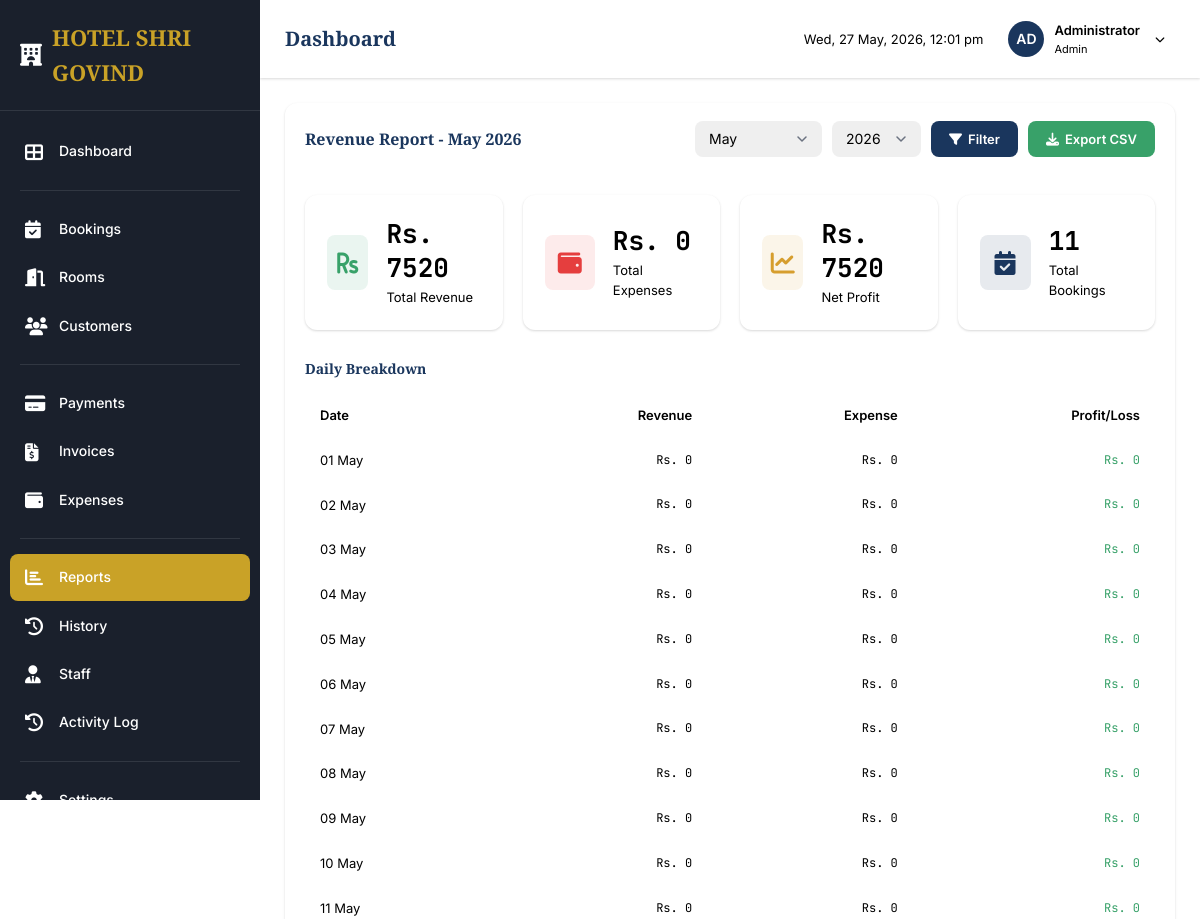
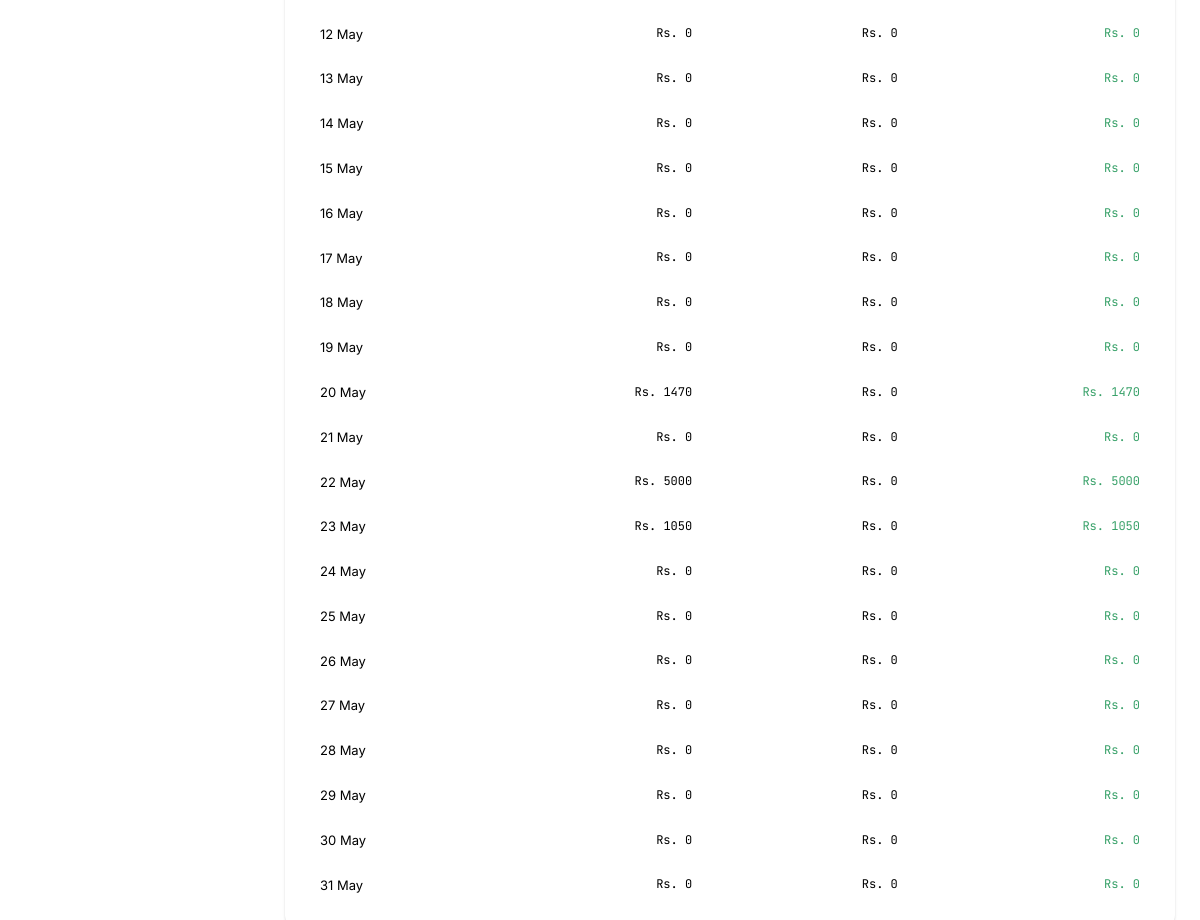
Page /reports/revenue (signed in) on the committed database (2 pictures, top to bottom).
### app.py (models this page shows, shortened)
class Settings(db.Model):
    __tablename__ = 'settings'
    id = db.Column(db.Integer, primary_key=True)
    key = db.Column(db.String(50), unique=True, nullable=False)
    value = db.Column(db.Text)
    @staticmethod
    def get(key, default=None):
        setting = Settings.query.filter_by(key=key).first()
        return setting.value if setting else default

class Staff(db.Model, UserMixin):
    __tablename__ = 'staff'
    id = db.Column(db.Integer, primary_key=True)
    username = db.Column(db.String(50), unique=True, nullable=False)
    password_hash = db.Column(db.String(255), nullable=False)
    name = db.Column(db.String(100), nullable=False)
    role = db.Column(db.String(20), nullable=False, default='receptionist')
    is_active = db.Column(db.Boolean, default=True)
    created_at = db.Column(db.DateTime, default=datetime.utcnow)
    last_login = db.Column(db.DateTime)
    def is_admin(self):
        return self.role == 'admin'

### app.py (the view)
@app.route('/reports/revenue')
@login_required
def revenue_report():
    month = int(request.args.get('month', datetime.now().month))
    year = int(request.args.get('year', datetime.now().year))
    start_date = datetime(year, month, 1)
    if month == 12:
        end_date = datetime(year + 1, 1, 1)
    else:
        end_date = datetime(year, month + 1, 1)
    revenue = db.session.query(db.func.sum(Payment.amount)).filter(
        Payment.created_at >= start_date,
        Payment.created_at < end_date,
        Payment.payment_status == 'completed'
    ).scalar() or 0
    expenses_total = db.session.query(db.func.sum(Expense.amount)).filter(
        Expense.expense_date >= start_date.date(),
        Expense.expense_date < end_date.date()
    ).scalar() or 0
    bookings_count = Booking.query.filter(
        Booking.created_at >= start_date,
        Booking.created_at < end_date
    ).count()
    profit = float(revenue) - float(expenses_total)
    daily_data = []
    for day in range(1, 32):
        try:
            current_date = datetime(year, month, day)
        except ValueError:
            break
        day_revenue = db.session.query(db.func.sum(Payment.amount)).filter(
            db.extract('year', Payment.created_at) == year,
            db.extract('month', Payment.created_at) == month,
            db.extract('day', Payment.created_at) == day,
            Payment.payment_status == 'completed'
        ).scalar() or 0
        day_expense = db.session.query(db.func.sum(Expense.amount)).filter(
            db.extract('year', Expense.expense_date) == year,
            db.extract('month', Expense.expense_date) == month,
            db.extract('day', Expense.expense_date) == day
        ).scalar() or 0
        daily_data.append({
            'date': current_date.strftime('%d %b'),
            'revenue': float(day_revenue),
            'expense': float(day_expense),
            'profit': float(day_revenue) - float(day_expense)
        })
    return render_template('revenue_report.html',
                         revenue=float(revenue),
                         expenses=float(expenses_total),
                         profit=profit,
                         bookings_count=bookings_count,
                         daily_data=daily_data,
                         month=month,
                         year=year)

### app.py (called while the page is built)
@app.template_filter('month_name')
def month_name_filter(month):
    from datetime import datetime
    return datetime(2000, month, 1).strftime('%B')

@login_manager.user_loader
def load_user(user_id):
    return db.session.get(Staff, int(user_id))

### templates/revenue_report.html (shortened to what this page needs)
{% extends "base.html" %}
{% block content %}
<div class="card">
    <div class="card-header">
        <h3 class="card-title">Revenue Report - {{ month|month_name }} {{ year }}</h3>
        <div style="display: flex; gap: 10px;">
            <form method="GET" style="display: flex; gap: 10px;">
                <select name="month" class="form-control form-select" style="width: auto;">
                    {% for m in range(1, 13) %}
                    <option value="{{ m }}" {% if m == month %}selected{% endif %}>{{ m|month_name }}</option>
                    {% endfor %}
                </select>
                <select name="year" class="form-control form-select" style="width: auto;">
                    {% for y in range(year-2, year+1) %}
                    <option value="{{ y }}" {% if y == year %}selected{% endif %}>{{ y }}</option>
                    {% endfor %}
                </select>
                <button type="submit" class="btn btn-primary">
                    <i class="fas fa-filter"></i> Filter
                </button>
            </form>
            <button onclick="exportReport('revenue', {{ month }}, {{ year }})" class="btn btn-success">
                <i class="fas fa-download"></i> Export CSV
            </button>
        </div>
    </div>
    <div class="card-body">
        <div class="stats-grid" style="grid-template-columns: repeat(4, 1fr); margin-bottom: 30px;">
            <div class="stat-card">
                <div class="stat-icon success">
                    <i class="fas fa-rupee-sign"></i>
                </div>
                <div class="stat-content">
                    <h3>Rs. {{ revenue|int }}</h3>
                    <p>Total Revenue</p>
                </div>
            </div>
            <div class="stat-card">
                <div class="stat-icon danger">
                    <i class="fas fa-wallet"></i>
                </div>
                <div class="stat-content">
                    <h3>Rs. {{ expenses|int }}</h3>
                    <p>Total Expenses</p>
                </div>
            </div>
            <div class="stat-card">
                <div class="stat-icon warning">
                    <i class="fas fa-chart-line"></i>
                </div>
                <div class="stat-content">
                    <h3>Rs. {{ profit|int }}</h3>
                    <p>Net Profit</p>
                </div>
            </div>
            <div class="stat-card">
                <div class="stat-icon primary">
                    <i class="fas fa-calendar-check"></i>
                </div>
                <div class="stat-content">
                    <h3>{{ bookings_count }}</h3>
                    <p>Total Bookings</p>
                </div>
            </div>
        </div>
        <h4 style="margin-bottom: 15px;">Daily Breakdown</h4>
        <div class="table-wrapper">
            <table class="data-table">
                <thead>
                    <tr>
                        <th>Date</th>
                        <th style="text-align: right;">Revenue</th>
                        <th style="text-align: right;">Expense</th>
                        <th style="text-align: right;">Profit/Loss</th>
                    </tr>
                </thead>
                <tbody>
                    {% for day in daily_data %}
                    <tr>
                        <td>{{ day.date }}</td>
                        <td style="text-align: right;" class="text-mono">Rs. {{ day.revenue|int }}</td>
                        <td style="text-align: right;" class="text-mono">Rs. {{ day.expense|int }}</td>
                        <td style="text-align: right;" class="text-mono">
                            <span style="color: {% if day.profit >= 0 %}var(--success){% else %}var(--danger){% endif %};">
                                Rs. {{ day.profit|int }}
                            </span>
                        </td>
                    </tr>
                    {% endfor %}
                </tbody>
            </table>
        </div>
    </div>
</div>
{% endblock %}

### templates/partials/sidebar.html (shortened to what this page needs)
<nav class="sidebar">
    <div class="sidebar-header">
        <a href="{{ url_for('dashboard') }}" class="sidebar-logo">
            <i class="fas fa-hotel"></i>
            <span>{{ hotel.name|default('HOTEL SHRI GOVIND') }}</span>
        </a>
    </div>
    <div class="sidebar-nav">
        <div class="nav-item">
            <a href="{{ url_for('dashboard') }}" class="nav-link {% if request.endpoint == 'dashboard' %}active{% endif %}">
                <i class="fas fa-th-large"></i>
                Dashboard
            </a>
        </div>
        <div class="nav-divider"></div>
        <div class="nav-item">
            <a href="{{ url_for('bookings') }}" class="nav-link {% if 'booking' in request.endpoint %}active{% endif %}">
                <i class="fas fa-calendar-check"></i>
                Bookings
            </a>
        </div>
        <div class="nav-item">
            <a href="{{ url_for('rooms') }}" class="nav-link {% if request.endpoint == 'rooms' or 'room' in request.endpoint %}active{% endif %}">
                <i class="fas fa-door-open"></i>
                Rooms
            </a>
        </div>
        <div class="nav-item">
            <a href="{{ url_for('customers') }}" class="nav-link {% if 'customer' in request.endpoint %}active{% endif %}">
                <i class="fas fa-users"></i>
                Customers
            </a>
        </div>
        <div class="nav-divider"></div>
        <div class="nav-item">
            <a href="{{ url_for('payments') }}" class="nav-link {% if request.endpoint == 'payments' %}active{% endif %}">
                <i class="fas fa-credit-card"></i>
                Payments
            </a>
        </div>
        <div class="nav-item">
            <a href="{{ url_for('invoices') }}" class="nav-link {% if 'invoice' in request.endpoint %}active{% endif %}">
                <i class="fas fa-file-invoice-dollar"></i>
                Invoices
            </a>
        </div>
        <div class="nav-item">
            <a href="{{ url_for('expenses') }}" class="nav-link {% if request.endpoint == 'expenses' %}active{% endif %}">
                <i class="fas fa-wallet"></i>
                Expenses
            </a>
        </div>
        <div class="nav-divider"></div>
        <div class="nav-item">
            <a href="{{ url_for('reports') }}" class="nav-link {% if request.endpoint == 'reports' or 'report' in request.endpoint %}active{% endif %}">
                <i class="fas fa-chart-bar"></i>
                Reports
            </a>
        </div>
        <div class="nav-item">
            <a href="{{ url_for('history') }}" class="nav-link {% if request.endpoint == 'history' %}active{% endif %}">
                <i class="fas fa-history"></i>
                History
            </a>
        </div>
        {% if current_user.is_admin() %}
        <div class="nav-item">
            <a href="{{ url_for('staff') }}" class="nav-link {% if 'staff' in request.endpoint %}active{% endif %}">
                <i class="fas fa-user-tie"></i>
                Staff
            </a>
        </div>
        <div class="nav-item">
            <a href="{{ url_for('activity_log') }}" class="nav-link {% if request.endpoint == 'activity_log' %}active{% endif %}">
                <i class="fas fa-history"></i>
                Activity Log
            </a>
        </div>
        {% endif %}
        <div class="nav-divider"></div>
        <div class="nav-item">
            <a href="{{ url_for('settings') }}" class="nav-link {% if request.endpoint == 'settings' %}active{% endif %}">
                <i class="fas fa-cog"></i>
                Settings
            </a>
        </div>
    </div>
</nav>

### templates/partials/topnav.html (shortened to what this page needs)
<nav class="top-nav">
    <div class="top-nav-left">
        <h1 class="page-title">{% block page_title %}Dashboard{% endblock %}</h1>
    </div>
    <div class="top-nav-right">
        <span class="nav-time" id="current-time">
        </span>
        <div class="user-dropdown">
            <div class="user-avatar">
                {{ current_user.name[:2].upper() }}
            </div>
            <div class="user-info">
                <div class="user-name">{{ current_user.name }}</div>
                <div class="user-role">{{ current_user.role|title }}</div>
            </div>
            <i class="fas fa-chevron-down" style="color: var(--gray-400); font-size: 10px; margin-left: 5px;"></i>
        </div>
    </div>
</nav>

### rows in the picture
Settings: name "HOTEL SHRI GOVIND"
Staff: name "AD", name "Administrator", role "Admin"

### other values in the picture
{{ month|month_name }} "May"
{{ year }} "2026"
{{ revenue|int }} "7520"
{{ expenses|int }} "0"
{{ profit|int }} "7520"
{{ bookings_count }} "11"
{{ day.date }} "01 May" "02 May" "03 May" "04 May" "05 May" "06 May" "07 May" "08 May" "09 May" "10 May" "11 May" "12 May" "13 May" "14 May" "15 May" "16 May" "17 May" "18 May" "19 May" "20 May" "21 May" "22 May" "23 May" "24 May" "25 May" "26 May" "27 May" "28 May" "29 May" "30 May" "31 May"
{{ day.revenue|int }} "0" "0" "0" "0" "0" "0" "0" "0" "0" "0" "0" "0" "0" "0" "0" "0" "0" "0" "0" "1470" "0" "5000" "1050" "0" "0" "0" "0" "0" "0" "0" "0"
{{ day.expense|int }} "0" "0" "0" "0" "0" "0" "0" "0" "0" "0" "0" "0" "0" "0" "0" "0" "0" "0" "0" "0" "0" "0" "0" "0" "0" "0" "0" "0" "0" "0" "0"
{{ day.profit|int }} "0" "0" "0" "0" "0" "0" "0" "0" "0" "0" "0" "0" "0" "0" "0" "0" "0" "0" "0" "1470" "0" "5000" "1050" "0" "0" "0" "0" "0" "0" "0" "0"
form field month "May"
form field year "2026"
